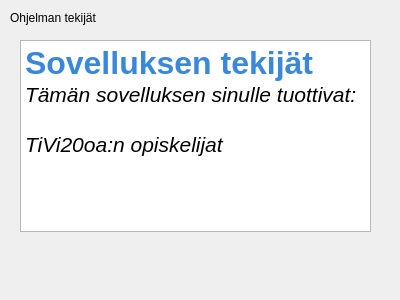
<?xml version="1.0" encoding="UTF-8"?>
<ui version="4.0">
 <class>Dialog</class>
 <widget class="QDialog" name="Dialog">
  <property name="geometry">
   <rect>
    <x>0</x>
    <y>0</y>
    <width>400</width>
    <height>300</height>
   </rect>
  </property>
  <property name="windowTitle">
   <string>Dialog</string>
  </property>
  <widget class="QLabel" name="createdByLabel">
   <property name="geometry">
    <rect>
     <x>10</x>
     <y>10</y>
     <width>111</width>
     <height>16</height>
    </rect>
   </property>
   <property name="text">
    <string>Ohjelman tekijät</string>
   </property>
  </widget>
  <widget class="QTextBrowser" name="createdByTextBrowser">
   <property name="geometry">
    <rect>
     <x>20</x>
     <y>40</y>
     <width>351</width>
     <height>192</height>
    </rect>
   </property>
   <property name="font">
    <font>
     <pointsize>11</pointsize>
    </font>
   </property>
   <property name="html">
    <string>&lt;!DOCTYPE HTML PUBLIC &quot;-//W3C//DTD HTML 4.0//EN&quot; &quot;http://www.w3.org/TR/REC-html40/strict.dtd&quot;&gt;
&lt;html&gt;&lt;head&gt;&lt;meta name=&quot;qrichtext&quot; content=&quot;1&quot; /&gt;&lt;style type=&quot;text/css&quot;&gt;
p, li { white-space: pre-wrap; }
&lt;/style&gt;&lt;/head&gt;&lt;body style=&quot; font-family:'MS Shell Dlg 2'; font-size:11pt; font-weight:400; font-style:normal;&quot;&gt;
&lt;p style=&quot; margin-top:0px; margin-bottom:0px; margin-left:0px; margin-right:0px; -qt-block-indent:0; text-indent:0px;&quot;&gt;&lt;span style=&quot; font-size:24pt; font-weight:600; color:#3988dc;&quot;&gt;Sovelluksen tekijät&lt;/span&gt;&lt;/p&gt;
&lt;p style=&quot; margin-top:0px; margin-bottom:0px; margin-left:0px; margin-right:0px; -qt-block-indent:0; text-indent:0px;&quot;&gt;&lt;span style=&quot; font-size:16pt; font-style:italic;&quot;&gt;Tämän sovelluksen sinulle tuottivat:&lt;/span&gt;&lt;/p&gt;
&lt;p style=&quot;-qt-paragraph-type:empty; margin-top:0px; margin-bottom:0px; margin-left:0px; margin-right:0px; -qt-block-indent:0; text-indent:0px; font-size:16pt; font-style:italic;&quot;&gt;&lt;br /&gt;&lt;/p&gt;
&lt;p style=&quot; margin-top:0px; margin-bottom:0px; margin-left:0px; margin-right:0px; -qt-block-indent:0; text-indent:0px;&quot;&gt;&lt;span style=&quot; font-size:16pt; font-style:italic;&quot;&gt;TiVi20oa:n opiskelijat&lt;/span&gt;&lt;/p&gt;&lt;/body&gt;&lt;/html&gt;</string>
   </property>
   <property name="source">
    <url>
     <string>file:///C:/Users/MikaVainio/Documents/GitHub/Autolainaus/Tekijät.rtf</string>
    </url>
   </property>
  </widget>
 </widget>
 <resources/>
 <connections/>
</ui>
